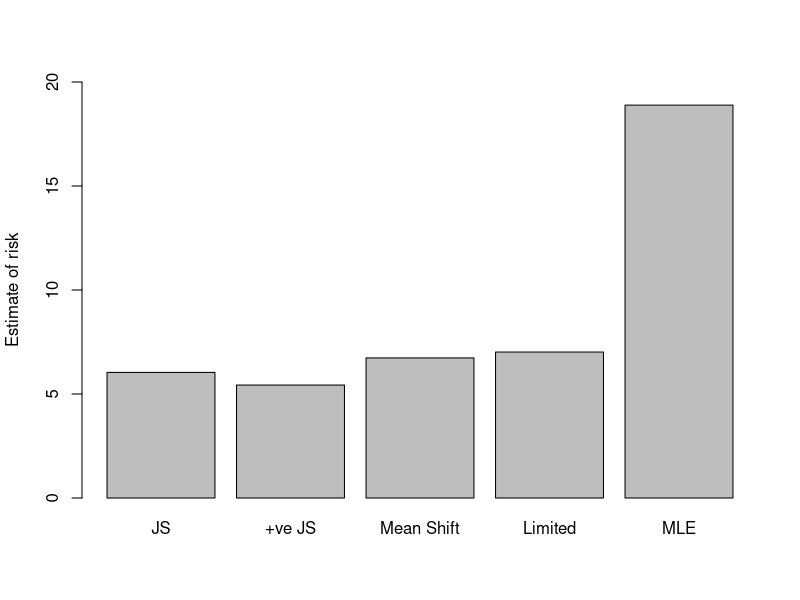
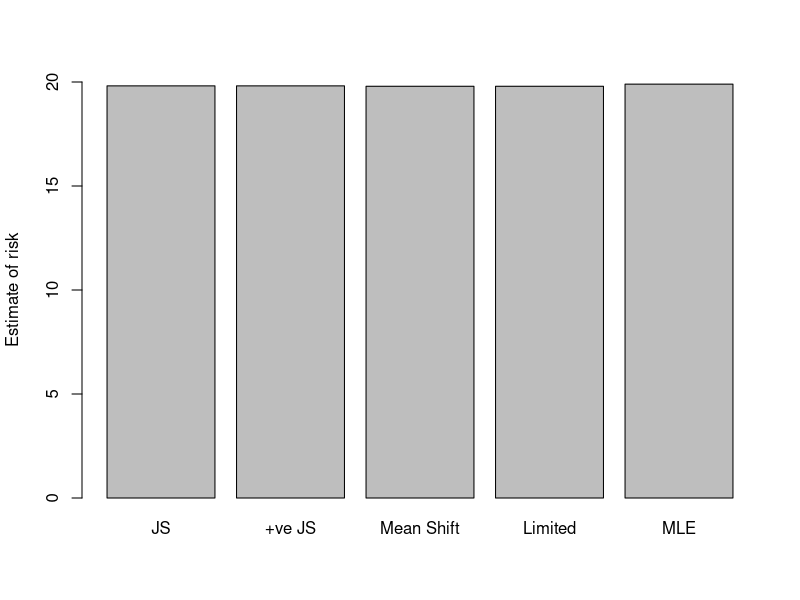

The R script that drew these images, in order:
## ---- chunk 1
library(ggplot2)


p <- 20
eucl_len <- function(x) {
  sqrt(sum(x^2))
}


simulate <- function(means) {
  p <- length(means)
  JS_loss <- c()
  posJS_loss <- c()
  mean_shift_loss <- c()
  lim_tr_loss <- c()
  intuitive_loss <- c()
  
  
  for (i in 1:200){
  normal <- rnorm(means, means, 1) #Generate sample from normal distribution, independent

  ybar <- mean(normal)
  c <- 1 - (p-3)/eucl_len(normal - ybar)^2
  len_x <- eucl_len(normal)
  a <- p - 2 #minimises risk

  mean_shift <- ybar + c*(normal - ybar)
  JS <- (1 - a/len_x^2)*normal
  posJS <- 0*normal
  if (a < len_x^2){
    posJS <- JS
  }
  lim_tr <- c()
  for (i in 1:p){
    lim_tr[i] <- min(max(mean_shift[i], normal[i] - 1), normal[i] + 1) 
  }
  

  JS_loss <- c(JS_loss, eucl_len(JS - means)^2)
  posJS_loss <- c(posJS_loss, eucl_len(posJS - means)^2)
  mean_shift_loss <- c(mean_shift_loss, eucl_len(mean_shift - means)^2)
  lim_tr_loss <- c(lim_tr_loss, eucl_len(lim_tr - means)^2)
  intuitive_loss <- c(intuitive_loss, eucl_len(normal - means)^2)

    
    
}
  x <- list()
  x[[1]] <- JS_loss
  x[[2]] <- posJS_loss
  x[[3]] <- mean_shift_loss
  x[[4]] <- lim_tr_loss
  x[[5]] <- intuitive_loss

  
  return(x)
}

find_means <- function(x) {
  risk <- c()
  for (i in 1:length(x)) {
    risk[i] <- mean(x[[i]])
}
  return(risk)
}
## ---- chunk 2
set.seed(267462)

means_unif <- runif(p, -1, 1)
unif <- simulate(means_unif)
names <- c("JS", "+ve JS", "Mean Shift", "Limited", "MLE")
barplot(find_means(unif), ylab = "Estimate of risk", names.arg = names, ylim = c(0, 20))
## ---- chunk 3
set.seed(735284)
means_extreme <- c(runif(p-2, -1, 1), runif(2, 40, 100))
extreme <- simulate(means_extreme)
barplot(find_means(extreme), ylab = "Estimate of risk", names.arg = names, ylim = c(0, 20))
